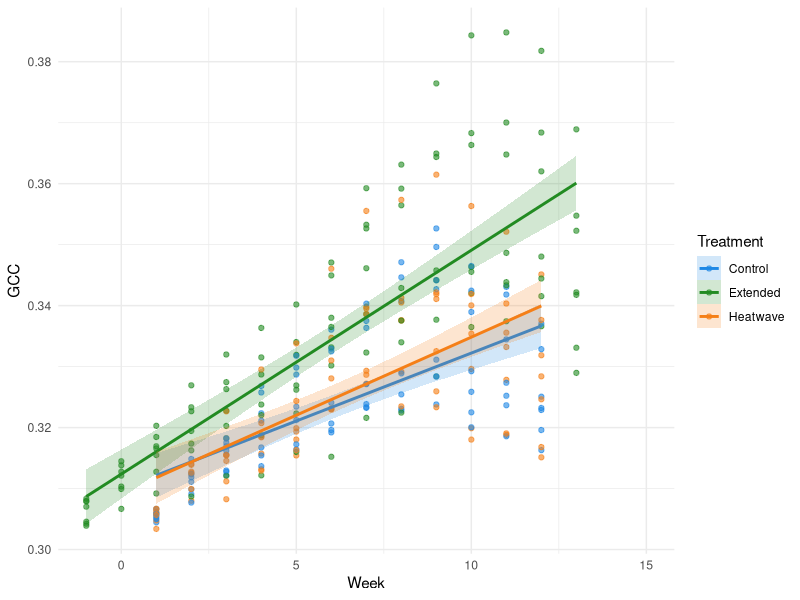
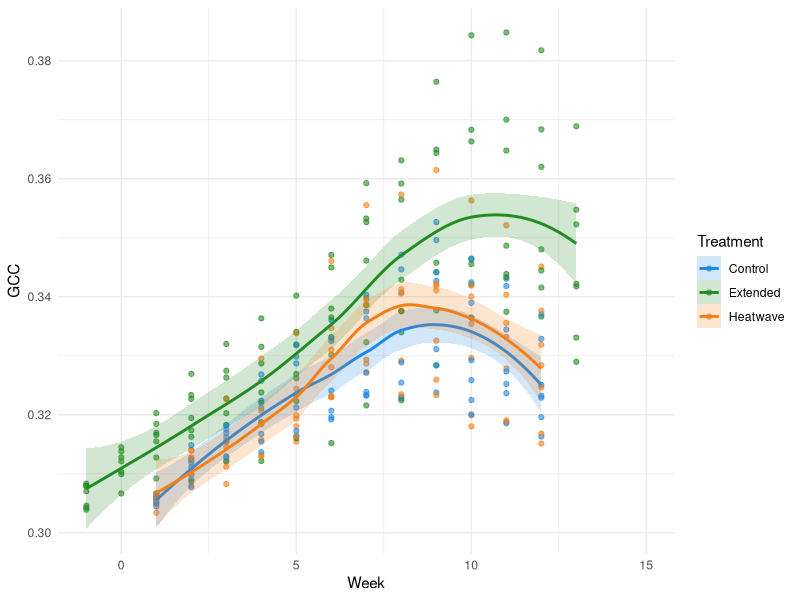
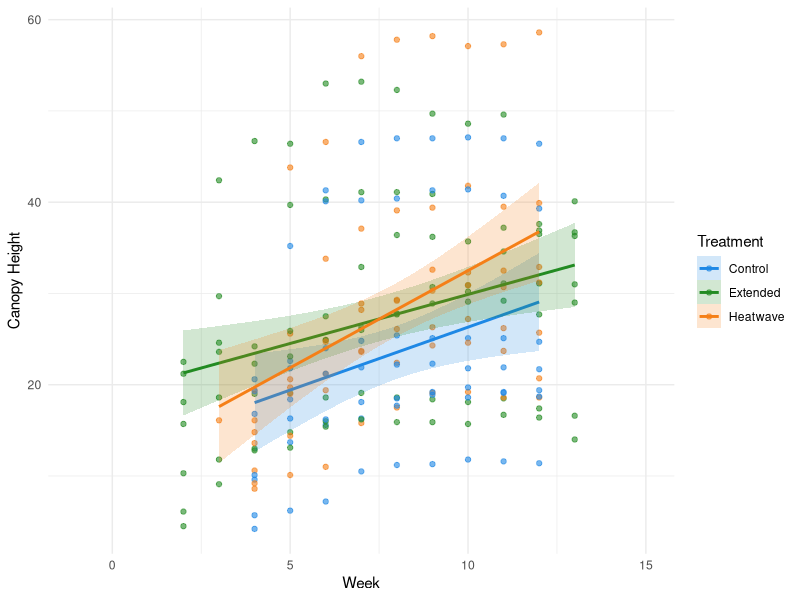
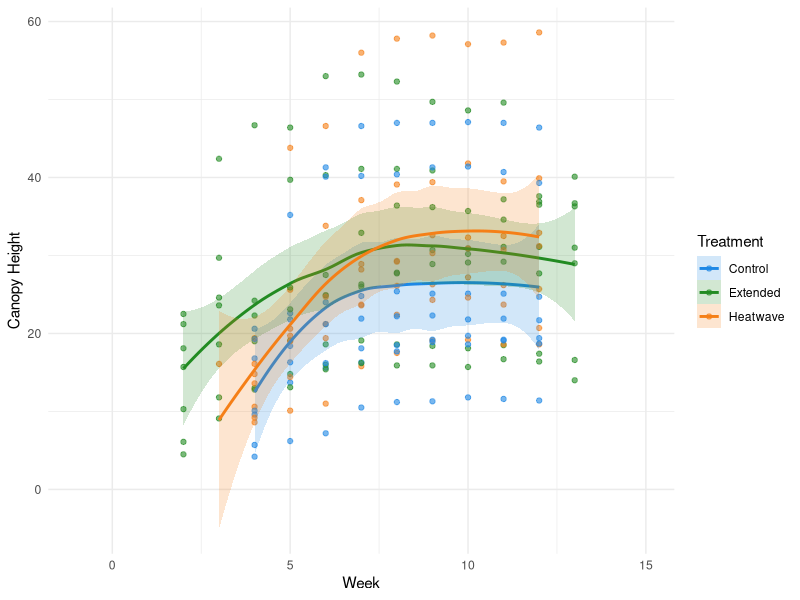
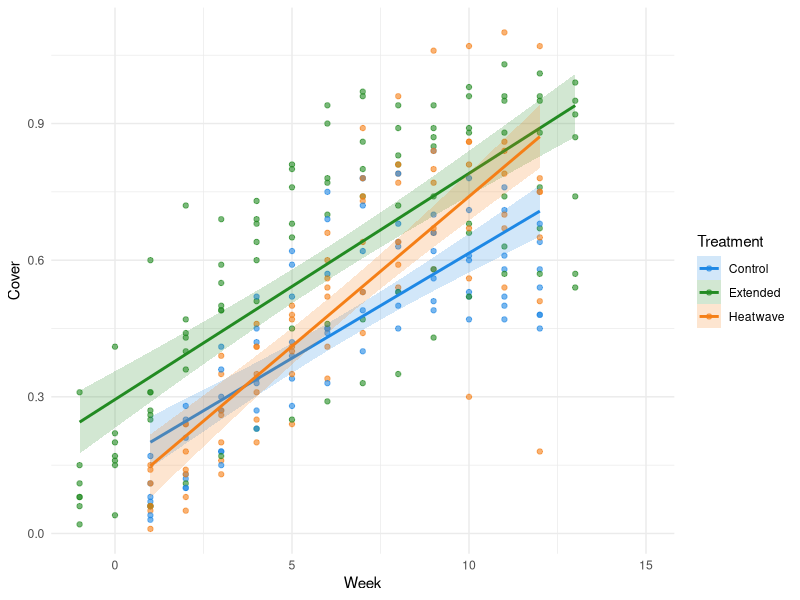
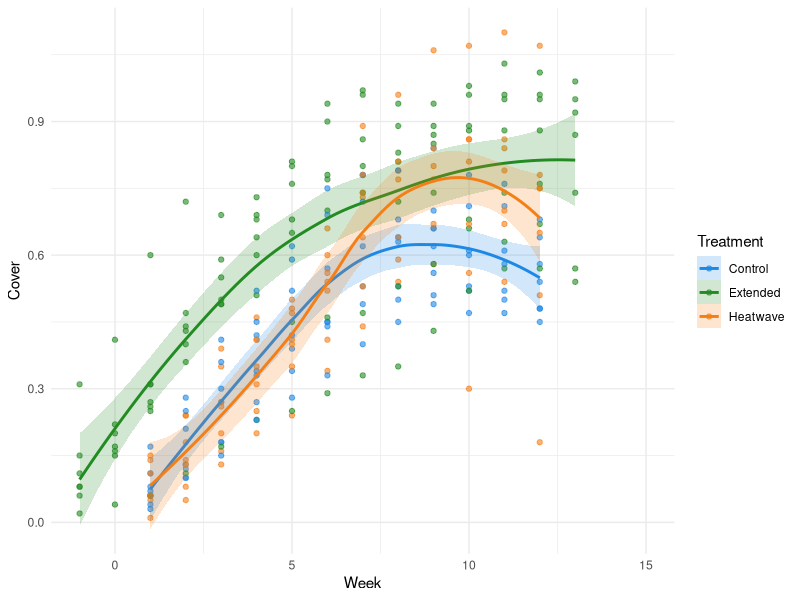
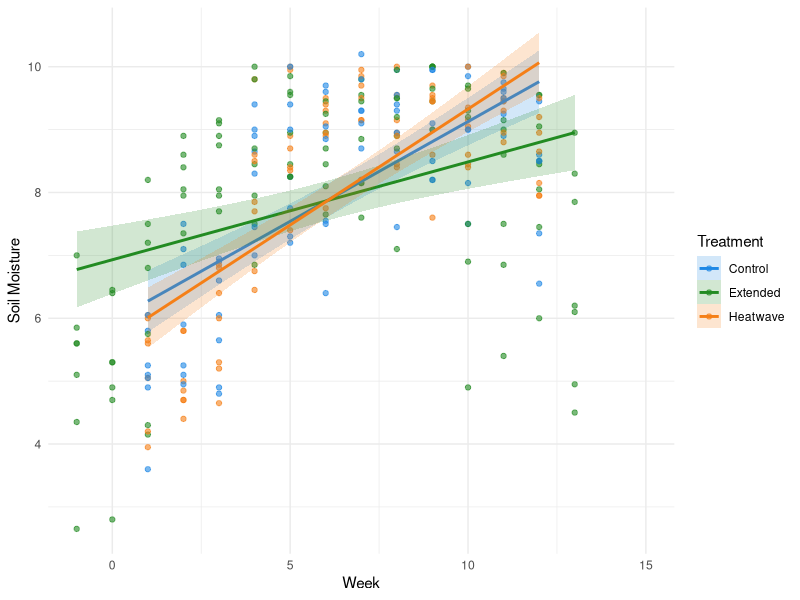
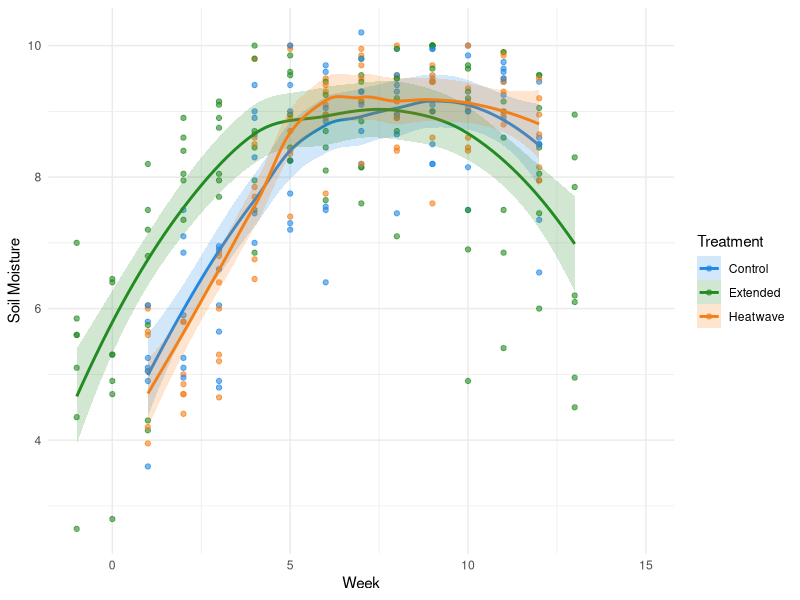

Source code (R) for these figures, in order:

############## UPDATED FIGURES ###############
#### Written by Samantha Solis de Ovando #####

# set working directory 
setwd("~/Documents/UndergradThesis/data")

####### shift extended grp by -2 weeks #######
library(dplyr)
original_data <- read.csv("MasterDataSheet_UGthesis_Feb232026.csv")
shifted_data <- original_data %>%
  mutate(measurement.week = ifelse(Treatment == "Extended",
                                   measurement.week - 2,
                                   measurement.week))
#print CSV
#write.csv(shifted_data, "shifted_dataset.csv", row.names = FALSE)

###########################################################################
################################# FIGURES #################################
###########################################################################

### IMPORTANT: USE THIS DATA WHEN PLOTTING BY TIME
plotting_with_time <- read.csv("shifted_dataset.csv")
plotting_with_time$canopyheight <- as.numeric(as.character(plotting_with_time$canopyheight))


############## PLANT PRODUCTIVITY ##############

####### GREENNESS #######

## Scatter plot with linear best fit and SE ribbon ##

### figure file name = GCC_Scatter_Linear_Ribbon

library(ggplot2)

ggplot(plotting_with_time, aes(x = measurement.week, y = meanGCC, color = Treatment)) +
  geom_point(alpha = 0.6, na.rm = TRUE) +
  geom_smooth(aes(fill = Treatment),
              method = "lm",
              se = TRUE,
              alpha = 0.2,
              na.rm = TRUE) +
  scale_color_manual(values = c(
    "Control" = "#1E88E5",
    "Extended" = "#228B22",
    "Heatwave" = "#F57F17"
  )) +
  scale_fill_manual(values = c(
    "Control" = "#1E88E5",
    "Extended" = "#228B22",
    "Heatwave" = "#F57F17"
  )) +
  labs(
    x = "Week",
    y = "GCC"
  ) +
  theme_minimal()

#############################################
## Scatter plot with local regression line ##
#file name of figure: GCC_Scatter_LocalRegression

library(ggplot2)

ggplot(plotting_with_time, aes(x = measurement.week, y = meanGCC, color = Treatment)) +
  geom_point(alpha = 0.6, na.rm = TRUE) +
  geom_smooth(aes(fill = Treatment),
              method = "loess",
              se = TRUE,
              alpha = 0.2,
              na.rm = TRUE) +
  scale_color_manual(values = c(
    "Control" = "#1E88E5",
    "Extended" = "#228B22",
    "Heatwave" = "#F57F17"
  )) +
  scale_fill_manual(values = c(
    "Control" = "#1E88E5",
    "Extended" = "#228B22",
    "Heatwave" = "#F57F17"
  )) +
  labs(
    x = "Week",
    y = "GCC"
  ) +
  theme_minimal()

###################### CANOPY HEIGHT ######################

### trouble shooting - plots not coming out right:
#class(plotting_with_time$canopyheight)
#str(plotting_with_time$canopyheight)
#plotting_with_time$canopyheight <- as.numeric(as.character(plotting_with_time$canopyheight))

### scatter with linear regression line ###
#file name: CanopyHeight_Scatter_LinearRegression
library(ggplot2)

ggplot(plotting_with_time, aes(x = measurement.week, y = canopyheight, color = Treatment)) +
  geom_point(alpha = 0.6, na.rm = TRUE) +
  geom_smooth(aes(fill = Treatment),
              method = "lm",
              se = TRUE,
              alpha = 0.2,
              na.rm = TRUE) +
  scale_color_manual(values = c(
    "Control" = "#1E88E5",
    "Extended" = "#228B22",
    "Heatwave" = "#F57F17"
  )) +
  scale_fill_manual(values = c(
    "Control" = "#1E88E5",
    "Extended" = "#228B22",
    "Heatwave" = "#F57F17"
  )) +
  labs(
    x = "Week",
    y = "Canopy Height"
  ) +
  theme_minimal()

### Canopy height scatter with local regression line ###
#file name: CanopyHeight_Scatter_LocalRegression

library(ggplot2)

ggplot(plotting_with_time, aes(x = measurement.week, y = canopyheight, color = Treatment)) +
  geom_point(alpha = 0.6, na.rm = TRUE) +
  geom_smooth(aes(fill = Treatment),
              method = "loess",
              se = TRUE,
              alpha = 0.2,
              na.rm = TRUE) +
  scale_color_manual(values = c(
    "Control" = "#1E88E5",
    "Extended" = "#228B22",
    "Heatwave" = "#F57F17"
  )) +
  scale_fill_manual(values = c(
    "Control" = "#1E88E5",
    "Extended" = "#228B22",
    "Heatwave" = "#F57F17"
  )) +
  labs(
    x = "Week",
    y = "Canopy Height"
  ) +
  theme_minimal()

###################### COVER ######################
### cover scatter with linear regression
# file name for figure: Cover_Scatter_LinearRegression

library(ggplot2)

ggplot(plotting_with_time, aes(x = measurement.week, y = CanopyExtent, color = Treatment)) +
  geom_point(alpha = 0.6, na.rm = TRUE) +
  geom_smooth(aes(fill = Treatment),
              method = "lm",
              se = TRUE,
              alpha = 0.2,
              na.rm = TRUE) +
  scale_color_manual(values = c(
    "Control" = "#1E88E5",
    "Extended" = "#228B22",
    "Heatwave" = "#F57F17"
  )) +
  scale_fill_manual(values = c(
    "Control" = "#1E88E5",
    "Extended" = "#228B22",
    "Heatwave" = "#F57F17"
  )) +
  labs(
    x = "Week",
    y = "Cover"
  ) +
  theme_minimal()

### cover scatter with local regression ###
# file name: Cover_Scatter_LocalRegression

library(ggplot2)

ggplot(plotting_with_time, aes(x = measurement.week, y = CanopyExtent, color = Treatment)) +
  geom_point(alpha = 0.6, na.rm = TRUE) +
  geom_smooth(aes(fill = Treatment),
              method = "loess",
              se = TRUE,
              alpha = 0.2,
              na.rm = TRUE) +
  scale_color_manual(values = c(
    "Control" = "#1E88E5",
    "Extended" = "#228B22",
    "Heatwave" = "#F57F17"
  )) +
  scale_fill_manual(values = c(
    "Control" = "#1E88E5",
    "Extended" = "#228B22",
    "Heatwave" = "#F57F17"
  )) +
  labs(
    x = "Week",
    y = "Cover"
  ) +
  theme_minimal()


#### multi-panel figure ####

############## ABIOTIC SOIL PROPERTIES  ##############

####### SOIL MOISTURE #######
### scatter with linear regression line ###
#file name: SoilMoisture_Scatter_LinearRegression

library(ggplot2)

ggplot(plotting_with_time, aes(x = measurement.week, y = MeanSoilMoisture, color = Treatment)) +
  geom_point(alpha = 0.6, na.rm = TRUE) +
  geom_smooth(aes(fill = Treatment),
              method = "lm",
              se = TRUE,
              alpha = 0.2,
              na.rm = TRUE) +
  scale_color_manual(values = c(
    "Control" = "#1E88E5",
    "Extended" = "#228B22",
    "Heatwave" = "#F57F17"
  )) +
  scale_fill_manual(values = c(
    "Control" = "#1E88E5",
    "Extended" = "#228B22",
    "Heatwave" = "#F57F17"
  )) +
  labs(
    x = "Week",
    y = "Soil Moisture"
  ) +
  theme_minimal()

### scatter with local regression line ###
#file name: SoilMoisture_Scatter_LocalRegression

library(ggplot2)

ggplot(plotting_with_time, aes(x = measurement.week, y = MeanSoilMoisture, color = Treatment)) +
  geom_point(alpha = 0.6, na.rm = TRUE) +
  geom_smooth(aes(fill = Treatment),
              method = "loess",
              se = TRUE,
              alpha = 0.2,
              na.rm = TRUE) +
  scale_color_manual(values = c(
    "Control" = "#1E88E5",
    "Extended" = "#228B22",
    "Heatwave" = "#F57F17"
  )) +
  scale_fill_manual(values = c(
    "Control" = "#1E88E5",
    "Extended" = "#228B22",
    "Heatwave" = "#F57F17"
  )) +
  labs(
    x = "Week",
    y = "Soil Moisture"
  ) +
  theme_minimal()

#################### SOIL PH ####################

### scatter with linear regression line ###
#file name: SoilpH_Scatter_LinearRegression

library(ggplot2)

ggplot(plotting_with_time, aes(x = measurement.week, y = MEANpH, color = Treatment)) +
  geom_point(alpha = 0.6, na.rm = TRUE) +
  geom_smooth(aes(fill = Treatment),
              method = "lm",
              se = TRUE,
              alpha = 0.2,
              na.rm = TRUE) +
  scale_color_manual(values = c(
    "Control" = "#1E88E5",
    "Extended" = "#228B22",
    "Heatwave" = "#F57F17"
  )) +
  scale_fill_manual(values = c(
    "Control" = "#1E88E5",
    "Extended" = "#228B22",
    "Heatwave" = "#F57F17"
  )) +
  labs(
    x = "Week",
    y = "Soil pH"
  ) +
  theme_minimal()

### scatter with local regression line ###
#file name: SoilpH_Scatter_LocalRegression

library(ggplot2)

ggplot(plotting_with_time, aes(x = measurement.week, y = MEANpH, color = Treatment)) +
  geom_point(alpha = 0.6, na.rm = TRUE) +
  geom_smooth(aes(fill = Treatment),
              method = "loess",
              se = TRUE,
              alpha = 0.2,
              na.rm = TRUE) +
  scale_color_manual(values = c(
    "Control" = "#1E88E5",
    "Extended" = "#228B22",
    "Heatwave" = "#F57F17"
  )) +
  scale_fill_manual(values = c(
    "Control" = "#1E88E5",
    "Extended" = "#228B22",
    "Heatwave" = "#F57F17"
  )) +
  labs(
    x = "Week",
    y = "Soil pH"
  ) +
  theme_minimal()

################### PLANT PHYSIOLOGICAL RESPONSE #######################

#### EVAPOTRANSPIRATION ###
# Pot water loss / week. ET proxy. 

### scatter with linear regression line ###
#file name: Evapotranspiration_Scatter_LinearRegression

library(ggplot2)

ggplot(plotting_with_time, aes(x = measurement.week, y = EvapotranspirationRate, color = Treatment)) +
  geom_point(alpha = 0.6, na.rm = TRUE) +
  geom_smooth(aes(fill = Treatment),
              method = "lm",
              se = TRUE,
              alpha = 0.2,
              na.rm = TRUE) +
  scale_color_manual(values = c(
    "Control" = "#1E88E5",
    "Extended" = "#228B22",
    "Heatwave" = "#F57F17"
  )) +
  scale_fill_manual(values = c(
    "Control" = "#1E88E5",
    "Extended" = "#228B22",
    "Heatwave" = "#F57F17"
  )) +
  labs(
    x = "Week",
    y = "Evapotranspiration (Kg lost/week)"
  ) +
  theme_minimal()

### scatter with local regression line ###
#file name: Evapotranspiration_Scatter_LocalRegression

library(ggplot2)

ggplot(plotting_with_time, aes(x = measurement.week, y = EvapotranspirationRate, color = Treatment)) +
  geom_point(alpha = 0.6, na.rm = TRUE) +
  geom_smooth(aes(fill = Treatment),
              method = "loess",
              se = TRUE,
              alpha = 0.2,
              na.rm = TRUE) +
  scale_color_manual(values = c(
    "Control" = "#1E88E5",
    "Extended" = "#228B22",
    "Heatwave" = "#F57F17"
  )) +
  scale_fill_manual(values = c(
    "Control" = "#1E88E5",
    "Extended" = "#228B22",
    "Heatwave" = "#F57F17"
  )) +
  labs(
    x = "Week",
    y = "Evapotranspiration (Kg lost/week)"
  ) +
  theme_minimal()

###################### ECOSYSTEM GAS FLUXES #######################

############ CO2 respiration #########

### scatter with linear regression line ###
#file name: CO2_Scatter_LinearRegression

library(ggplot2)

ggplot(plotting_with_time, aes(x = measurement.week, y = CO2flux, color = Treatment)) +
  geom_point(alpha = 0.6, na.rm = TRUE) +
  geom_smooth(aes(fill = Treatment),
              method = "lm",
              se = TRUE,
              alpha = 0.2,
              na.rm = TRUE) +
  scale_color_manual(values = c(
    "Control" = "#1E88E5",
    "Extended" = "#228B22",
    "Heatwave" = "#F57F17"
  )) +
  scale_fill_manual(values = c(
    "Control" = "#1E88E5",
    "Extended" = "#228B22",
    "Heatwave" = "#F57F17"
  )) +
  labs(
    x = "Week",
    y = "CO2 respiration"
  ) +
  theme_minimal()

### Scatter with local regression line ###
#File name: CO2_Scatter_LocalRegression

library(ggplot2)

ggplot(plotting_with_time, aes(x = measurement.week, y = CO2flux, color = Treatment)) +
  geom_point(alpha = 0.6, na.rm = TRUE) +
  geom_smooth(aes(fill = Treatment),
              method = "loess",
              se = TRUE,
              alpha = 0.2,
              na.rm = TRUE) +
  scale_color_manual(values = c(
    "Control" = "#1E88E5",
    "Extended" = "#228B22",
    "Heatwave" = "#F57F17"
  )) +
  scale_fill_manual(values = c(
    "Control" = "#1E88E5",
    "Extended" = "#228B22",
    "Heatwave" = "#F57F17"
  )) +
  labs(
    x = "Week",
    y = "CO2 respiration"
  ) +
  theme_minimal()


############### CH4 Respiration ###############

### scatter with linear regression line ###
#file name: CH4_Scatter_LinearRegression

library(ggplot2)

ggplot(plotting_with_time, aes(x = measurement.week, y = CH4flux, color = Treatment)) +
  geom_point(alpha = 0.6, na.rm = TRUE) +
  geom_smooth(aes(fill = Treatment),
              method = "lm",
              se = TRUE,
              alpha = 0.2,
              na.rm = TRUE) +
  scale_color_manual(values = c(
    "Control" = "#1E88E5",
    "Extended" = "#228B22",
    "Heatwave" = "#F57F17"
  )) +
  scale_fill_manual(values = c(
    "Control" = "#1E88E5",
    "Extended" = "#228B22",
    "Heatwave" = "#F57F17"
  )) +
  labs(
    x = "Week",
    y = "CH4 respiration"
  ) +
  theme_minimal()

##########################################
### Scatter with local regression line ###
#File name: CH4_Scatter_LocalRegression###
##### includes dashed season lines (needs to be updaed) - not working:
#mid-summer line is missing, text overlapping

library(ggplot2)
#added for season labels
library(dplyr)
season_blocks <- plotting_with_time %>%
  filter(!is.na(SeasonLabels), !is.na(measurement.week)) %>%
  group_by(SeasonLabels) %>%
  summarise(
    xmin = min(measurement.week),
    xmax = max(measurement.week),
    xmid = (xmin + xmax) / 2,
    .groups = "drop"
  )
heatwave_start <- 5
heatwave_end <- 7

yr <- range(plotting_with_time$CH4flux, na.rm = TRUE)
y_label <- yr[1] - 0.15 * diff(yr)

### scatter original
ggplot(plotting_with_time, aes(x = measurement.week, y = CH4flux, color = Treatment)) +

##### heatwave shaded block ######
  geom_rect(
    aes(xmin = heatwave_start, xmax = heatwave_end,
        ymin = -Inf, ymax = Inf),
    inherit.aes = FALSE,
    fill = "#ffdbdc",
    alpha = 0.15
  ) +
  
#### dashed season lines #####
geom_vline(
  data = season_blocks,
  aes(xintercept = xmin),
  linetype = "dashed",
  color = "black",
  alpha = 0.6
) +
  
### season labels ###
  geom_text(
    data = season_blocks,
    aes(x = xmid, y = y_label, label = gsub(" ", "\n", SeasonLabels)),
    inherit.aes = FALSE,
    color = "black",
    size = 3,
    lineheight = 0.9
  ) +
  
  expand_limits(y = y_label)+

  ##############################
  geom_point(alpha = 0.6, na.rm = TRUE) +
  geom_smooth(aes(fill = Treatment),
              method = "loess",
              se = TRUE,
              alpha = 0.2,
              na.rm = TRUE) +
  scale_color_manual(values = c(
    "Control" = "#1E88E5",
    "Extended" = "#228B22",
    "Heatwave" = "#F57F17"
  )) +
  scale_fill_manual(values = c(
    "Control" = "#1E88E5",
    "Extended" = "#228B22",
    "Heatwave" = "#F57F17"
  )) +
  labs(
    x = "Week",
    y = "CH4 respiration"
  ) +
  theme_minimal()

####### BOX PLOTS COMPARING SEASONS ###
####### BOX PLOTS - add significance lines BETWEEN BOXES! ######
